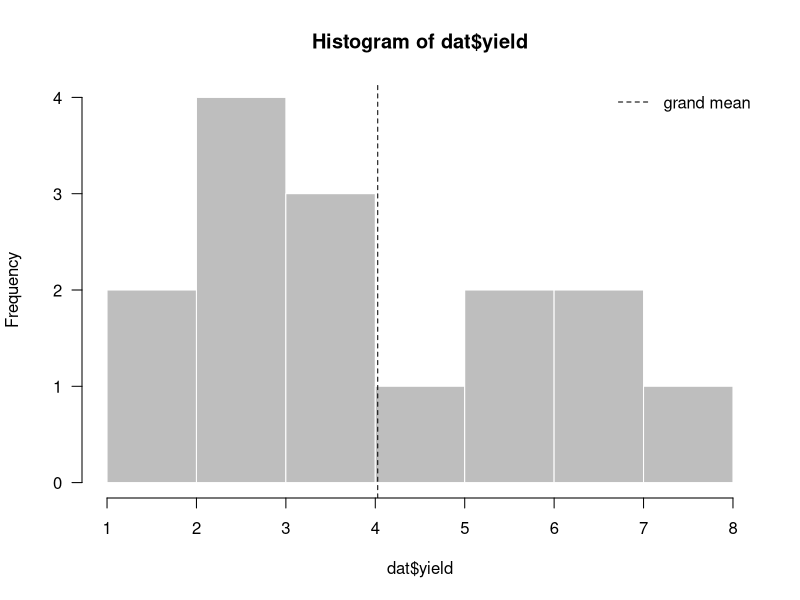
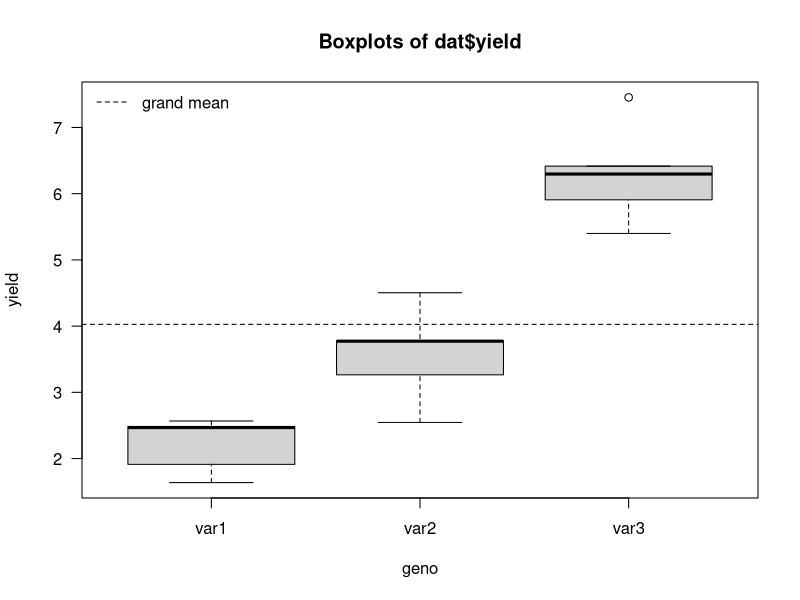
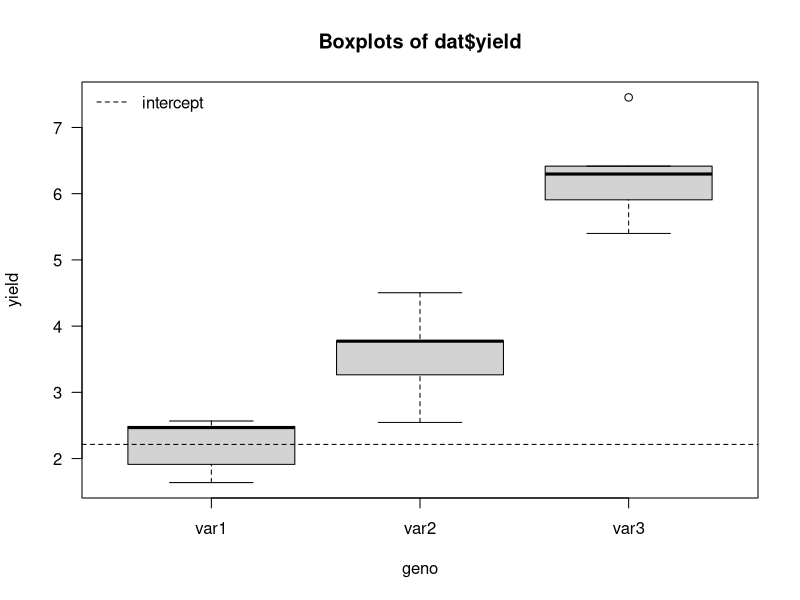
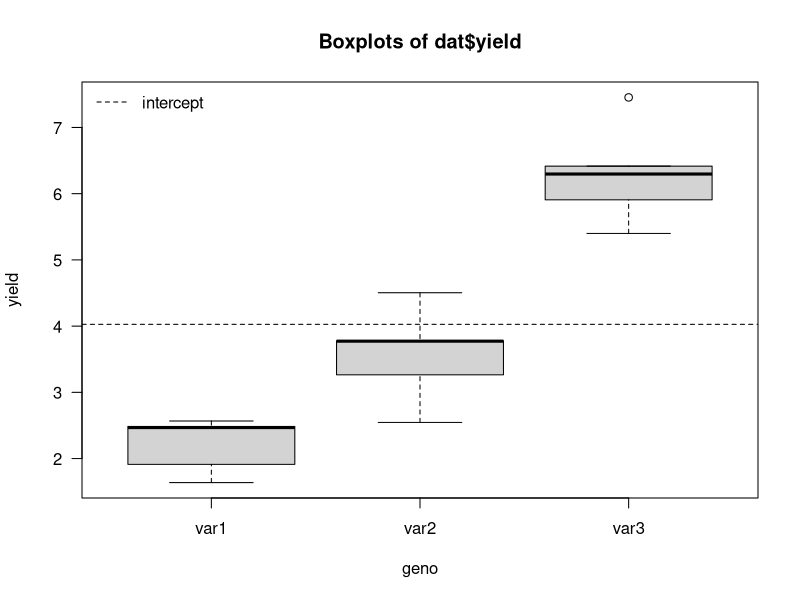

Generate these figures, in order, with R:
## ---- chunk 1
suppressPackageStartupMessages(library(emmeans))
## ---- chunk 2
G <- 3 # number of genotypes
R <- 5 # number of replicates per genotype
## ---- chunk 3
(lev.genos <- paste0("var", 1:G))
(lev.reps <- LETTERS[1:R])
dat <- data.frame(geno=rep(lev.genos, each=R),
                  rep=rep(lev.reps, G),
                  yield=NA,
                  stringsAsFactors=FALSE)
dat
## ---- chunk 4
set.seed(12345) # to make the simulation reproducible
N <- nrow(dat) # total number of observations
stopifnot(G == 3)
(true.geno.means <- setNames(c(2, 4, 6), lev.genos))
(true.mean <- mean(true.geno.means))
for(i in 1:N){
  true.geno.mean <- true.geno.means[dat$geno[i]]
  dat$yield[i] <- true.geno.mean
}
sd.error <- 0.8
epsilons <- rnorm(n=N, mean=0, sd=sd.error)
dat$yield <- dat$yield + epsilons
dat$geno <- as.factor(dat$geno)
dat$rep <- as.factor(dat$rep)
dat
## ---- chunk 5
str(dat)
(grand.mean <- mean(dat$yield))
(geno.means <- tapply(dat$yield, dat$geno, mean))
## ---- chunk 6
hist(dat$yield, col="grey", border="white", las=1)
abline(v=grand.mean, lty=2)
legend("topright", legend="grand mean", lty=2, bty="n")
## ---- chunk 7
boxplot(yield ~ geno, data=dat, las=1, varwidth=TRUE,
        main="Boxplots of dat$yield")
abline(h=grand.mean, lty=2)
legend("topleft", legend="grand mean", lty=2, bty="n")
## ---- chunk 8
## example with G=3 genotypes and R=2 reps
y <- dat$yield[dat$rep %in% c("A","B")]
(X_1 <- matrix(c(1,0,0,
                 1,0,0,
                 0,1,0,
                 0,1,0,
                 0,0,1,
                 0,0,1),
               nrow=6, ncol=3, byrow=TRUE))
tXX_1 <- t(X_1) %*% X_1
inv_tXX_1 <- solve(tXX_1)
(m.hat <- inv_tXX_1 %*% t(X_1) %*% y)
(epsilons.hat <- y - X_1 %*% m.hat)
mean(epsilons.hat)
## ---- chunk 9
## example with G=3 genotypes and R=2 reps
y <- dat$yield[dat$rep %in% c("A","B")]
(X_2 <- matrix(c(1,1,0,0,
                 1,1,0,0,
                 1,0,1,0,
                 1,0,1,0,
                 1,0,0,1,
                 1,0,0,1),
               nrow=6, ncol=3+1, byrow=TRUE))
kappa(X_2) # the higher, the more singular X is
tXX_2 <- t(X_2) %*% X_2
eigen(tXX_2)$values # the matrix is singular if at least one eigenvalue is zero
try(inv_tXX_2 <- solve(tXX_2))
## ---- chunk 10
getOption("contrasts")
contrasts(dat$geno)
(Bstar.ct <- contr.treatment(levels(dat$geno)))
## ---- chunk 11
(B.ct <- cbind(intercept=1, Bstar.ct))
(C.ct <- solve(B.ct))
(Cstar.ct <- C.ct[-1,])
## ---- chunk 12
apply(Cstar.ct, 1, sum)
## ---- chunk 13
fit.ct <- lm(yield ~ geno, data=dat, contrasts=list(geno="contr.treatment"))
summary(fit.ct)
(alpha.ct.hat <- coef(fit.ct))
## ---- chunk 14
(tmp <- anova(fit.ct))
(RSS.ct <- tmp["Residuals", "Sum Sq"])
summary(fit.ct)$sigma
summary(fit.ct)$sigma^2
(r.ct <- fit.ct$rank)
(S2.ct <- RSS.ct / (N - r.ct))
## ---- chunk 15
alpha.ct.hat[1+0]
geno.means[1]
C.ct[1,,drop=FALSE] %*% geno.means
## ---- chunk 16
alpha.ct.hat[1+1]
geno.means[2] - geno.means[1]
C.ct[2,,drop=FALSE] %*% geno.means
## ---- chunk 17
alpha.ct.hat[1+2]
geno.means[3] - geno.means[1]
C.ct[3,,drop=FALSE] %*% geno.means
## ---- chunk 18
alpha.ct.hat
C.ct %*% geno.means
## ---- chunk 19
boxplot(yield ~ geno, data=dat, las=1, varwidth=TRUE,
        main="Boxplots of dat$yield")
abline(h=alpha.ct.hat[1], lty=2)
legend("topleft", legend="intercept", lty=2, bty="n")
## ---- chunk 20
geno.means
B.ct %*% alpha.ct.hat
## ---- chunk 21
options(contrasts=c("contr.sum", "contr.poly"))
getOption("contrasts")
contrasts(dat$geno)
(Bstar.cs <- contr.sum(levels(dat$geno)))
## ---- chunk 22
(B.cs <- cbind(intercept=1, Bstar.cs))
(C.cs <- solve(B.cs))
(Cstar.cs <- C.cs[-1,])
## ---- chunk 23
apply(Cstar.cs, 1, sum)
## ---- chunk 24
fit.cs <- lm(yield ~ geno, data=dat, contrasts=list(geno="contr.sum"))
summary(fit.cs)
(alpha.cs.hat <- coef(fit.cs))
## ---- chunk 25
(tmp <- anova(fit.cs))
(RSS.cs <- tmp["Residuals", "Sum Sq"])
summary(fit.cs)$sigma
summary(fit.cs)$sigma^2
(r.cs <- fit.cs$rank)
(S2.cs <- RSS.cs / (N - r.cs))
## ---- chunk 26
alpha.cs.hat[1+0]
mean(geno.means)
## ---- chunk 27
alpha.cs.hat[1+1]
geno.means[1] - mean(geno.means)
## ---- chunk 28
alpha.cs.hat[1+2]
geno.means[2] - mean(geno.means)
## ---- chunk 29
geno.means[3] - mean(geno.means)
## ---- chunk 30
alpha.cs.hat
C.cs %*% geno.means
## ---- chunk 31
boxplot(yield ~ geno, data=dat, las=1, varwidth=TRUE,
        main="Boxplots of dat$yield")
abline(h=alpha.cs.hat[1], lty=2)
legend("topleft", legend="intercept", lty=2, bty="n")
## ---- chunk 32
geno.means
B.cs %*% alpha.cs.hat
## ---- chunk 33
X.cs <- model.matrix(yield ~ geno, data=dat,
                     contrasts.arg=list(geno="contr.sum"))
print(X.cs)
## ---- chunk 34
X.1 <- model.matrix(yield ~ 0 + geno, data=dat,
                    contrasts.arg=list(geno="contr.sum"))
## X.1 <- matrix(data=0, nrow=nrow(dat), ncol=nlevels(dat$geno))
## colnames(X.1) <- levels(dat$geno)
## for(j in 1:ncol(X.1))
##   X.1[,j] <- as.numeric(dat$geno == colnames(X.1)[j])
X.1
B.cs
(X.cs <- X.1 %*% B.cs)
## ---- chunk 35
tXX_cs <- t(X.cs) %*% X.cs
inv_tXX_cs <- solve(tXX_cs)
(alpha.cs.hat <- inv_tXX_cs %*% t(X.cs) %*% dat$yield)
## ---- chunk 36
epsilon.cs.hat <- dat$yield - X.cs %*% alpha.cs.hat
(RSS.cs <- t(epsilon.cs.hat) %*% epsilon.cs.hat)
(S2.cs <- RSS.cs / (N - r.cs))
S2.cs <- S2.cs[1,1]
## ---- chunk 37
(var.alpha.cs.hat <- inv_tXX_cs * S2.cs)
(se.alpha.cs.hat <- sqrt(diag(var.alpha.cs.hat)))
## ---- chunk 38
(test.stats.cs <- alpha.cs.hat / se.alpha.cs.hat)
## ---- chunk 39
l <- 0.05
(pvals.cs <- 2 * pt(q=abs(test.stats.cs), df=N-r.cs, ncp=1-l/2, lower.tail=FALSE))
(pvals.cs <- 2 * pt(q=abs(test.stats.cs), df=N-r.cs, lower.tail=FALSE))
## ---- chunk 40
Bstar.cs2 <- matrix(data=c(-1, -1,
                           1, 0,
                           0, 1),
                    byrow=TRUE,
                    nrow=G, ncol=G-1)
rownames(Bstar.cs2) <- lev.genos
(B.cs2 <- cbind(intercept=1, Bstar.cs2))
X.cs2 <- X.1 %*% B.cs2
## ---- chunk 41
tXX_cs2 <- t(X.cs2) %*% X.cs2
inv_tXX_cs2 <- solve(tXX_cs2)
(alpha.cs2.hat <- inv_tXX_cs2 %*% t(X.cs2) %*% dat$yield)
## ---- chunk 42
epsilon.cs2.hat <- dat$yield - X.cs2 %*% alpha.cs2.hat
(RSS.cs2 <- t(epsilon.cs2.hat) %*% epsilon.cs2.hat)
(S2.cs2 <- RSS.cs2 / (N - r.cs))
S2.cs2 <- S2.cs2[1,1]
(var.alpha.cs2.hat <- inv_tXX_cs2 * S2.cs2)
(se.alpha.cs2.hat <- sqrt(diag(var.alpha.cs2.hat)))
(test.stats.cs2 <- alpha.cs2.hat / se.alpha.cs2.hat)
l <- 0.05
(pvals.cs2 <- 2 * pt(q=abs(test.stats.cs2), df=N-r.cs, ncp=1-l/2, lower.tail=FALSE))
(pvals.cs2 <- 2 * pt(q=abs(test.stats.cs2), df=N-r.cs, lower.tail=FALSE))
## ---- chunk 43
(emm <- emmeans(object=fit.cs, specs="geno"))
contrast(object=emm, method="dunnett") # same as contr.treatment
contrast(object=emm, method="eff")     # same as contr.sum
## ---- chunk 44
print(sessionInfo(), locale=FALSE)
